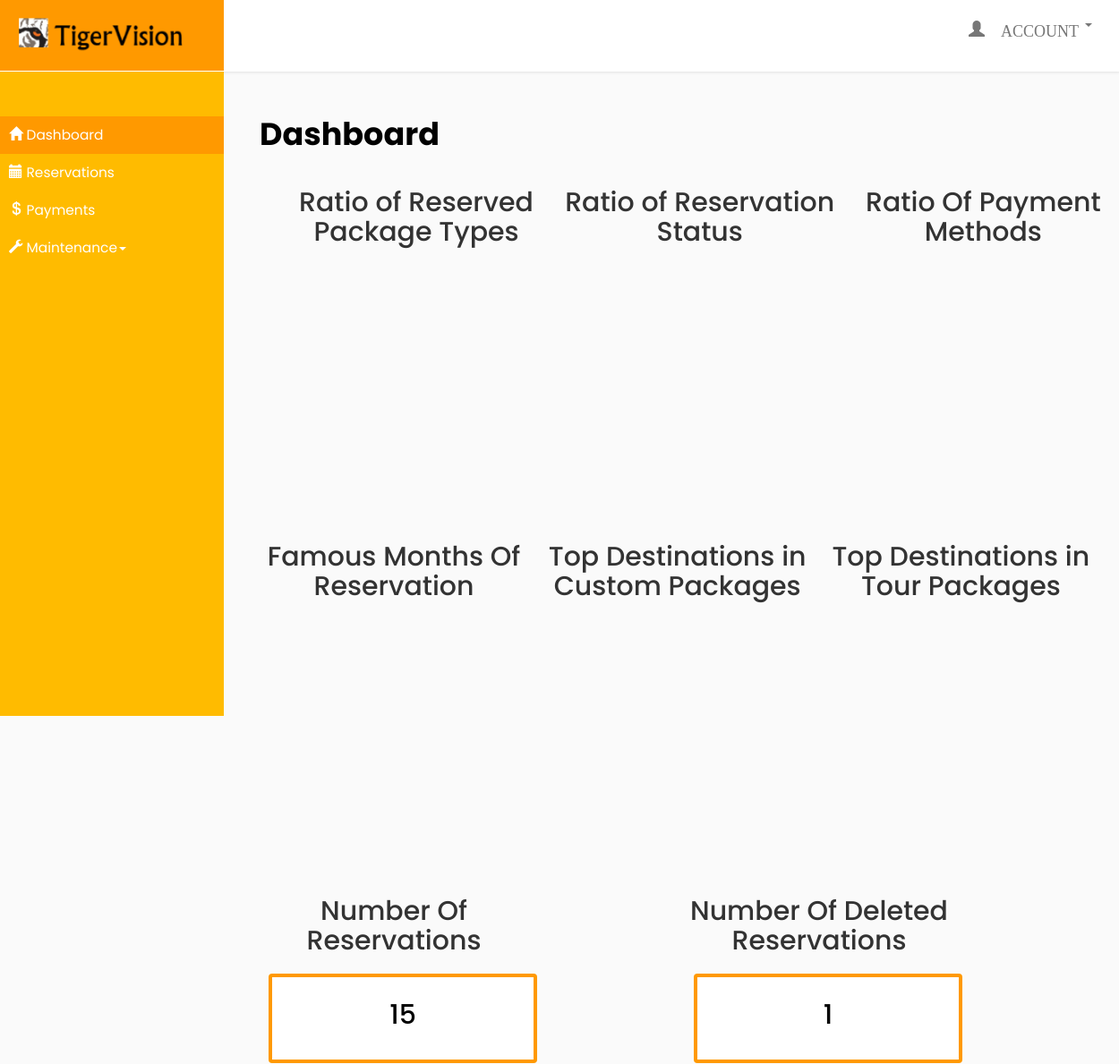
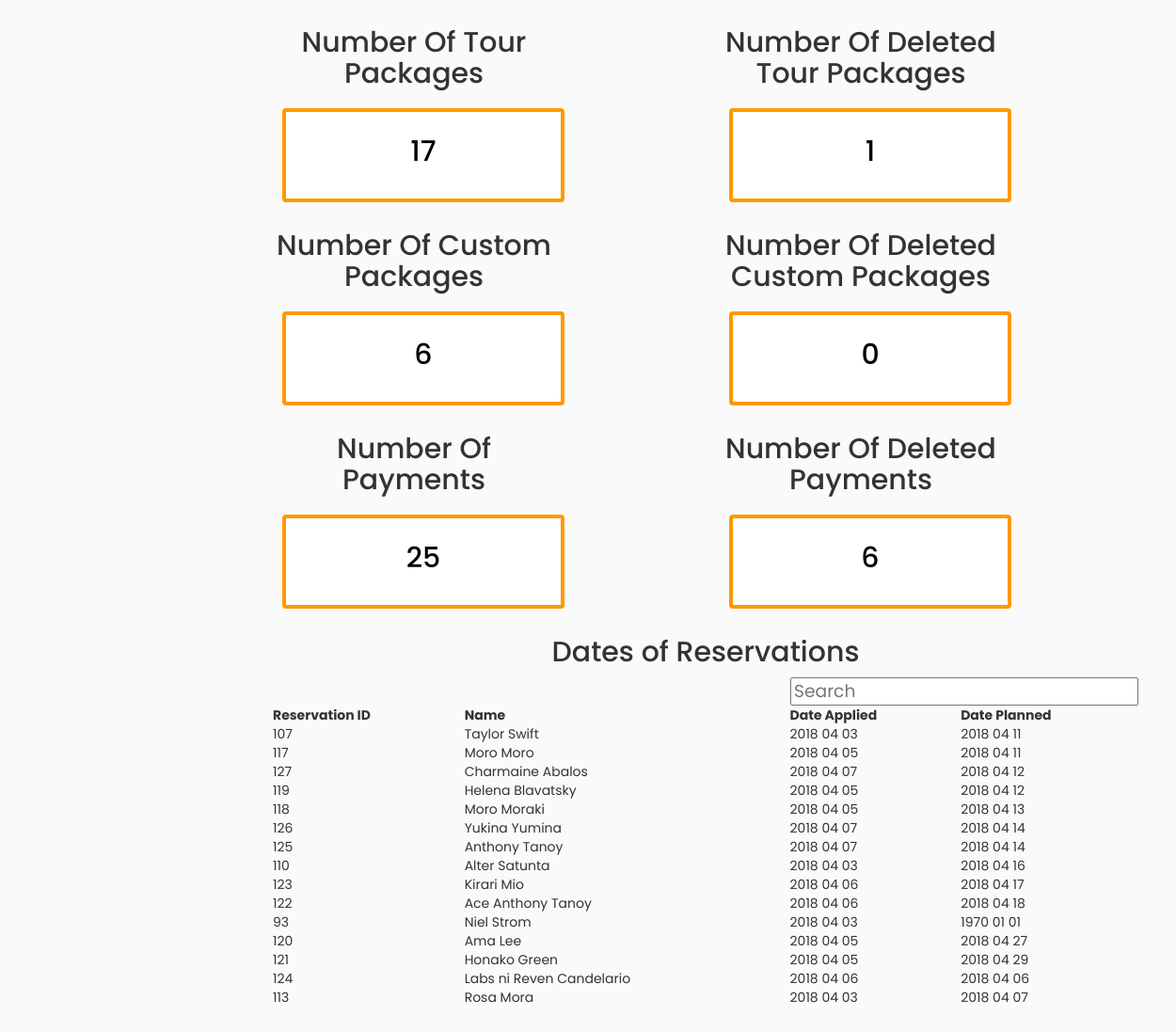
The page /admin/TVAdminDashboard.php (signed in) on the database its author committed (2 pictures, top to bottom).
### tables this page shows
CREATE TABLE `tbl_reservation` (
  `reservation_ID` int(11) NOT NULL,
  `reservation_firstName` varchar(25) NOT NULL,
  `reservation_lastName` varchar(25) NOT NULL,
  `reservation_type` varchar(25) NOT NULL,
  `reservation_schoolName` varchar(255) DEFAULT NULL,
  `reservation_contactNum` varchar(15) NOT NULL,
  `reservation_emailAdd` varchar(50) NOT NULL,
  `reservation_address` varchar(50) NOT NULL,
  `reservation_dateApplied` varchar(50) NOT NULL,
  `reservation_plannedDate` varchar(50) NOT NULL,
  `reservation_packageID` varchar(20) DEFAULT NULL,
  `reservation_packageType` varchar(20) DEFAULT NULL,
  `reservation_status` varchar(20) NOT NULL,
  `reservation_totalPrice` double NOT NULL,
  `reservation_pricePerHead` double NOT NULL,
  `reservation_totalHead` int(255) NOT NULL,
  `reservation_paid` int(255) NOT NULL,
  `reservation_debt` int(255) NOT NULL,
  `reservation_purgeFlag` tinyint(1) NOT NULL DEFAULT '1'
);

### admin/TVAdminDashboard.php (the view, shortened to what this page needs)
<?php
 include("TVConnectionString.php");
 $query3two = "SELECT * FROM tbl_reservation WHERE reservation_purgeFlag = 1 ORDER BY reservation_plannedDate ASC";
 $query4 = "SELECT COUNT(*) as number FROM tbl_reservation WHERE reservation_purgeFlag = 1";
 $query5 = "SELECT COUNT(*) as number FROM tbl_tourpackage WHERE package_purgeFlag = 1";
 $query6 = "SELECT COUNT(*) as number FROM tbl_createnewpackage WHERE np_purgeFlag = 1";
 $query10 = "SELECT COUNT(*) as number FROM tbl_reservation WHERE reservation_purgeFlag = 0";
 $query11 = "SELECT COUNT(*) as number FROM tbl_tourpackage WHERE package_purgeFlag = 0";
 $query12 = "SELECT COUNT(*) as number FROM tbl_createnewpackage WHERE np_purgeFlag = 0";
 $query13 = "SELECT COUNT(*) as number FROM tbl_payments WHERE payment_purgeFlag = 1";
 $query14 = "SELECT COUNT(*) as number FROM tbl_payments WHERE payment_purgeFlag = 0";
 $result3two = mysqli_query($connect, $query3two);
 $result4 = mysqli_query($connect, $query4);
 $result5 = mysqli_query($connect, $query5);
 $result6 = mysqli_query($connect, $query6);
 $result10 = mysqli_query($connect, $query10);
 $result11 = mysqli_query($connect, $query11);
 $result12 = mysqli_query($connect, $query12);
 $result13 = mysqli_query($connect, $query13);
 $result14 = mysqli_query($connect, $query14);
      ?>
<!DOCTYPE html>
<html>
    <head>
        <link rel="stylesheet" href="css/bootstrap.min.css">
        <link rel="stylesheet" href="admincss/TVAdminSideBar.css">
        <link rel="stylesheet" href="https://cdnjs.cloudflare.com/ajax/libs/malihu-custom-scrollbar-plugin/3.1.5/jquery.mCustomScrollbar.min.css">
        <link href="css/TVDestinationsOffered.css" rel="stylesheet" type="text/css">
    </head>
    <body>
        <div class="wrapper">
            <nav id="sidebar">
                <div class="sidebar-header">
                     <img src="Images/headerLogo.png">
                </div>
                <ul class="list-unstyled components">
                    <p></p>
                    <li class="active">
                        <a href="TVAdminDashboard.php">
                            <i class="glyphicon glyphicon-home"></i>
                            Dashboard
                        </a>
                    </li>
                    <li>
                        <a href="TVAdminReservations.php">
                        <i class="glyphicon glyphicon-calendar"></i>
                        Reservations</a>
                    </li>
                    <li>
                      <a href="TVAdminPayments.php">
                      <i class="glyphicon glyphicon-usd"></i>
                      Payments</a>
                    </li>
                    <li>
                        <a href="#Maintenance" data-toggle="collapse" aria-expanded="false">
                        <i class="glyphicon glyphicon-wrench"></i>
                        Maintenance<span class="caret" ></span></a>
                    </li>
                </ul>
            </nav>
            <nav class="navbar navbar-default">
                    <div class="container-fluid">
                        <div class="collapse navbar-collapse" id="bs-example-navbar-collapse-1">
                            <ul class="nav navbar-nav navbar-right">
                                <li class="dropdown" >
                                    <a style="height: 80px;   font-size:18px; font-family: Arial;" class="dropdown-toggle" data-toggle="dropdown" href="#"><span class="glyphicon glyphicon-user" style="top:8px;"> ACCOUNT</span>
                                    <span class="caret"></span></a>
                                </li>
                            </ul>
                        </div>
                    </div>
                </nav>
            <div id="content">
                <div style="padding:40px;">
                    <form method="post" action="TVAdminDestinationAdd.php">
                        <p style="font-size: 35px; color: #000;">
                            <strong>Dashboard</strong>
                        </p>
    <div class="row">
        <div class="col-sm-4">
             <div style="width:350px;" style="padding:70px;">
                <h2 align="center">Ratio of Reserved Package Types</h2>
                <div id="piechart" style="width: 180px; height: 300px;"></div>
           </div>
        </div>
           <div class="col-sm-4">
             <div style="width:350px;" style="padding:70px;">
                <h2 align="center">Ratio of Reservation Status</h2>
                <div id="piechart2" style="width: 180px; height: 300px;"></div>
           </div>
          </div>
          <div class="col-sm-4">
             <div style="width:350px;" style="padding:70px;">
                <h2 align="center">Ratio Of Payment Methods</h2>
                <div id="piechart3" style="width: 180px; height: 300px;"></div>
           </div>
          </div>
    </div>
    <div class="row">
        <div class="col-sm-4">
            <div style="width:300px;" style="padding:70px;">
               <h2 align="center">Famous Months Of Reservation</h2>
                <div id="table_div2" style="width: 300px; height: 300px;"></div>
           </div>
         </div>
           <div class="col-sm-4">
            <div style="width:300px;" style="padding:70px;">
               <h2 align="center">Top Destinations in Custom Packages</h2>
                <div id="table_div" style="width: 300px; height: 300px;"></div>
           </div>
         </div>
         <div class="col-sm-4">
            <div style="width:300px;" style="padding:70px;">
               <h2 align="center">Top Destinations in Tour Packages</h2>
                <div id="table_div3" style="width: 300px; height: 300px;"></div>
           </div>
         </div>
         </div>
         <div class="row">
         <div class="col-sm-6">
            <div style="width:300px; height:300px; border-radius:150px;" style="padding:70px;">
               <h2 align="center">Number Of Reservations</h2>
                <a href="TVAdminReservations.php" class="btn button1">
                <?php
                while($row = mysqli_fetch_array($result4))
                          {
        echo "<h2>".$row[0]."</h2>";
      }
        ?>
      </a>
      <h2 align="center">Number Of Tour Packages</h2>
                <a href="TVAdminPackages.php" class="btn button1">
                <?php
                while($row = mysqli_fetch_array($result5))
                          {
        echo "<h2>".$row[0]."</h2>";
      }
        ?>
      </a>
      <h2 align="center">Number Of Custom Packages</h2>
                <a href="TVAdminPackages.php" class="btn button1">
                <?php
                while($row = mysqli_fetch_array($result6))
                          {
        echo "<h2>".$row[0]."</h2>";
      }
        ?>
      </a>
      <h2 align="center">Number Of Payments</h2>
                <a href="TVAdminPayments.php" class="btn button1">
                <?php
                while($row = mysqli_fetch_array($result13))
                          {
        echo "<h2>".$row[0]."</h2>";
      }
        ?>
      </a>
           </div>
         </div>
         <div class="col-sm-6">
            <div style="width:300px;" style="padding:70px;">
               <h2 align="center">Number Of Deleted Reservations</h2>
                <a href="TVAdminReservationRestore.php" class="btn button1">
                <?php
                while($row = mysqli_fetch_array($result10))
                          {
        echo "<h2>".$row[0]."</h2>";
      }
        ?>
      </a>
      <h2 align="center">Number Of Deleted Tour Packages</h2>
                <a href="TVAdminPackageRestore.php" class="btn button1">
                <?php
                while($row = mysqli_fetch_array($result11))
                          {
        echo "<h2>".$row[0]."</h2>";
      }
        ?>
      </a>
      <h2 align="center">Number Of Deleted Custom Packages</h2>
                <a href="TVAdminPackageRestore.php" class="btn button1">
                <?php
                while($row = mysqli_fetch_array($result12))
                          {
        echo "<h2>".$row[0]."</h2>";
      }
        ?>
      </a>
      <h2 align="center">Number Of Deleted Payments</h2>
                <a href="TVAdminPaymentRestore.php" class="btn button1">
                <?php
                while($row = mysqli_fetch_array($result14))
                          {
        echo "<h2>".$row[0]."</h2>";
      }
        ?>
      </a>
           </div>
         </div>
        </div>
        <div class="row">
         <div class="col-sm-12">
            <div style="width:100%;" style="padding:70px;">
               <h2 align="center">Dates of Reservations</h2>
               <input type="text" id="txtbxSearch" onkeyup="SearchBar()" placeholder="Search" style="height:30px;font-size:14pt;" class="pull-right">
                <table id="reservation" style="width:100%">
                  <tr>
                  <th>Reservation ID</th>
                  <th>Name</th>
                  <th>Date Applied</th>
                  <th>Date Planned</th>
                  </tr>
                <?php
                while($res = mysqli_fetch_array($result3two))
                          {
                              $reservation_ID = $res['reservation_ID'];
    $reservation_firstName = $res['reservation_firstName'];
    $reservation_lastName = $res['reservation_lastName'];
    $reservation_dateApplied = $res['reservation_dateApplied'];
    $reservation_plannedDate = $res['reservation_plannedDate'];
    $dateappliedyear = date('Y', strtotime($reservation_dateApplied));
    $dateappliedday = date('d', strtotime($reservation_dateApplied));
    $dateappliedmonth = date('m', strtotime($reservation_dateApplied));
    $planneddateyear = date('Y', strtotime($reservation_plannedDate));
    $planneddateday = date('d', strtotime($reservation_plannedDate));
    $planneddatemonth = date('m', strtotime($reservation_plannedDate));
                echo"<tr>
                <td>".$reservation_ID."</td>
                <td>".$reservation_firstName." ".$reservation_lastName."</td>
                <td>".$dateappliedyear." ".$dateappliedmonth." ".$dateappliedday."</td>
                <td>".$planneddateyear." ".$planneddatemonth." ".$planneddateday."</td>
                </tr>";
              }
                ?>
                </table>
           </div>
         </div>
       </div>
                    </form>
                </div>
            </div>
        </div>
    </body>
</html>

### admin/admincss/TVAdminSideBar.css (style rules this page uses)
body { font-family: 'Poppins', sans-serif; background: #fafafa; }
p { font-family: 'Poppins', sans-serif; font-size: 1.1em; font-weight: 300; line-height: 1.7em; color: #999; }
a, a:hover, a:focus { color: inherit; text-decoration: none; transition: all 0.3s; }
.navbar { height:80px; background: #fff; border: none; border-radius: 0; margin-bottom: 40px; box-shadow: 1px 1px 3px rgba(0, 0, 0, 0.1); }
#sidebar { width: 250px; position: fixed; top: 0; left: 0; height: 100vh; z-index: 999; background: #ffbb00; color: #fff; transition: all 0.3s; }
#sidebar .sidebar-header { padding: 20px; background: #ff9900; height: 80px; border-bottom: 1px solid #fff; }
#sidebar ul.components { padding: 20px 0; border-bottom: 1px solid #ffbb00; }
#sidebar ul p { color: #fff; padding: 10px; }
#sidebar ul li a { padding: 10px; font-size: 1.1em; display: block; }
#sidebar ul li.active > a, a[aria-expanded="true"] { color: #fff; background: #ff9900; }
a[data-toggle="collapse"] { position: relative; }
a[aria-expanded="false"]::before, a[aria-expanded="true"]::before { display: block; position: absolute; right: 20px; font-family: 'Glyphicons Halflings'; font-size: 0.6em; }
#content { width: calc(100% - 250px); min-height: 100vh; transition: all 0.3s; position: absolute; top: 0; right: 0; margin-top: 80px; }

### admin/css/TVDestinationsOffered.css (style rules this page uses)
.button1 { height:100px; width:100%; border-radius: 4px; background-color: white; color: black; border: 4px solid #FF9900; cursor: pointer; margin:10px; }
p { white-space: normal; word-wrap: break-word; }

### rows shown on the page
tbl_reservation: reservation_ID "107", reservation_firstName "Taylor", reservation_lastName "Swift", reservation_dateApplied "2018", reservation_dateApplied "04", reservation_dateApplied "03", reservation_plannedDate "2018", reservation_plannedDate "04", reservation_plannedDate "11"
tbl_reservation: reservation_ID "117", reservation_firstName "Moro", reservation_lastName "Moro", reservation_dateApplied "2018", reservation_dateApplied "04", reservation_dateApplied "05", reservation_plannedDate "2018", reservation_plannedDate "04", reservation_plannedDate "11"
tbl_reservation: reservation_ID "127", reservation_firstName "Charmaine", reservation_lastName "Abalos", reservation_dateApplied "2018", reservation_dateApplied "04", reservation_dateApplied "07", reservation_plannedDate "2018", reservation_plannedDate "04", reservation_plannedDate "12"
tbl_reservation: reservation_ID "119", reservation_firstName "Helena", reservation_lastName "Blavatsky", reservation_dateApplied "2018", reservation_dateApplied "04", reservation_dateApplied "05", reservation_plannedDate "2018", reservation_plannedDate "04", reservation_plannedDate "12"
tbl_reservation: reservation_ID "118", reservation_firstName "Moro", reservation_lastName "Moraki", reservation_dateApplied "2018", reservation_dateApplied "04", reservation_dateApplied "05", reservation_plannedDate "2018", reservation_plannedDate "04", reservation_plannedDate "13"
tbl_reservation: reservation_ID "126", reservation_firstName "Yukina", reservation_lastName "Yumina", reservation_dateApplied "2018", reservation_dateApplied "04", reservation_dateApplied "07", reservation_plannedDate "2018", reservation_plannedDate "04", reservation_plannedDate "14"
tbl_reservation: reservation_ID "125", reservation_firstName "Anthony", reservation_lastName "Tanoy", reservation_dateApplied "2018", reservation_dateApplied "04", reservation_dateApplied "07", reservation_plannedDate "2018", reservation_plannedDate "04", reservation_plannedDate "14"
tbl_reservation: reservation_ID "110", reservation_firstName "Alter", reservation_lastName "Satunta", reservation_dateApplied "2018", reservation_dateApplied "04", reservation_dateApplied "03", reservation_plannedDate "2018", reservation_plannedDate "04", reservation_plannedDate "16"
tbl_reservation: reservation_ID "123", reservation_firstName "Kirari", reservation_lastName "Mio", reservation_dateApplied "2018", reservation_dateApplied "04", reservation_dateApplied "06", reservation_plannedDate "2018", reservation_plannedDate "04", reservation_plannedDate "17"
tbl_reservation: reservation_ID "122", reservation_firstName "Ace Anthony", reservation_lastName "Tanoy", reservation_dateApplied "2018", reservation_dateApplied "04", reservation_dateApplied "06", reservation_plannedDate "2018", reservation_plannedDate "04", reservation_plannedDate "18"
tbl_reservation: reservation_ID "93", reservation_firstName "Niel", reservation_lastName "Strom", reservation_dateApplied "2018", reservation_dateApplied "04", reservation_dateApplied "03", reservation_plannedDate "1970", reservation_plannedDate "01"
tbl_reservation: reservation_ID "120", reservation_firstName "Ama", reservation_lastName "Lee", reservation_dateApplied "2018", reservation_dateApplied "04", reservation_dateApplied "05", reservation_plannedDate "2018", reservation_plannedDate "04", reservation_plannedDate "27"
tbl_reservation: reservation_ID "121", reservation_firstName "Honako", reservation_lastName "Green", reservation_dateApplied "2018", reservation_dateApplied "04", reservation_dateApplied "05", reservation_plannedDate "2018", reservation_plannedDate "04", reservation_plannedDate "29"
tbl_reservation: reservation_ID "124", reservation_firstName "Labs ni", reservation_lastName "Reven Candelario", reservation_dateApplied "2018", reservation_dateApplied "04", reservation_dateApplied "06", reservation_plannedDate "2018", reservation_plannedDate "04", reservation_plannedDate "06"
tbl_reservation: reservation_ID "113", reservation_firstName "Rosa", reservation_lastName "Mora", reservation_dateApplied "2018", reservation_dateApplied "04", reservation_dateApplied "03", reservation_plannedDate "2018", reservation_plannedDate "04", reservation_plannedDate "07"

### other values the page prints
$row[0] "15"
$row[0] "17"
$row[0] "6"
$row[0] "25"
$row[0] "1"
$row[0] "0"
